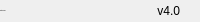
            <widget class="QFrame" name="rightBoxBottomBar">
             <property name="minimumSize">
              <size>
               <width>0</width>
               <height>22</height>
              </size>
             </property>
             <property name="maximumSize">
              <size>
               <width>16777215</width>
               <height>22</height>
              </size>
             </property>
             <property name="frameShape">
              <enum>QFrame::NoFrame</enum>
             </property>
             <property name="frameShadow">
              <enum>QFrame::Raised</enum>
             </property>
             <layout class="QHBoxLayout" name="horizontalLayout_5">
              <property name="spacing">
               <number>0</number>
              </property>
              <property name="leftMargin">
               <number>0</number>
              </property>
              <property name="topMargin">
               <number>0</number>
              </property>
              <property name="rightMargin">
               <number>0</number>
              </property>
              <property name="bottomMargin">
               <number>0</number>
              </property>
              <item>
               <widget class="QLabel" name="label_settingmenu">
                <property name="maximumSize">
                 <size>
                  <width>16777215</width>
                  <height>16</height>
                 </size>
                </property>
                <property name="font">
                 <font>
                  <family>Segoe UI</family>
                  <pointsize>-1</pointsize>
                  <weight>50</weight>
                  <italic>false</italic>
                  <bold>false</bold>
                 </font>
                </property>
                <property name="text">
                 <string>Setting Menu</string>
                </property>
                <property name="alignment">
                 <set>Qt::AlignLeading|Qt::AlignLeft|Qt::AlignVCenter</set>
                </property>
               </widget>
              </item>
              <item>
               <widget class="QLabel" name="label_version">
                <property name="text">
                 <string>v4.0</string>
                </property>
                <property name="alignment">
                 <set>Qt::AlignRight|Qt::AlignTrailing|Qt::AlignVCenter</set>
                </property>
               </widget>
              </item>
              <item>
               <widget class="QFrame" name="frame_size_grip">
                <property name="minimumSize">
                 <size>
                  <width>20</width>
                  <height>0</height>
                 </size>
                </property>
                <property name="maximumSize">
                 <size>
                  <width>20</width>
                  <height>16777215</height>
                 </size>
                </property>
                <property name="frameShape">
                 <enum>QFrame::NoFrame</enum>
                </property>
                <property name="frameShadow">
                 <enum>QFrame::Raised</enum>
                </property>
               </widget>
              </item>
             </layout>
            </widget>
